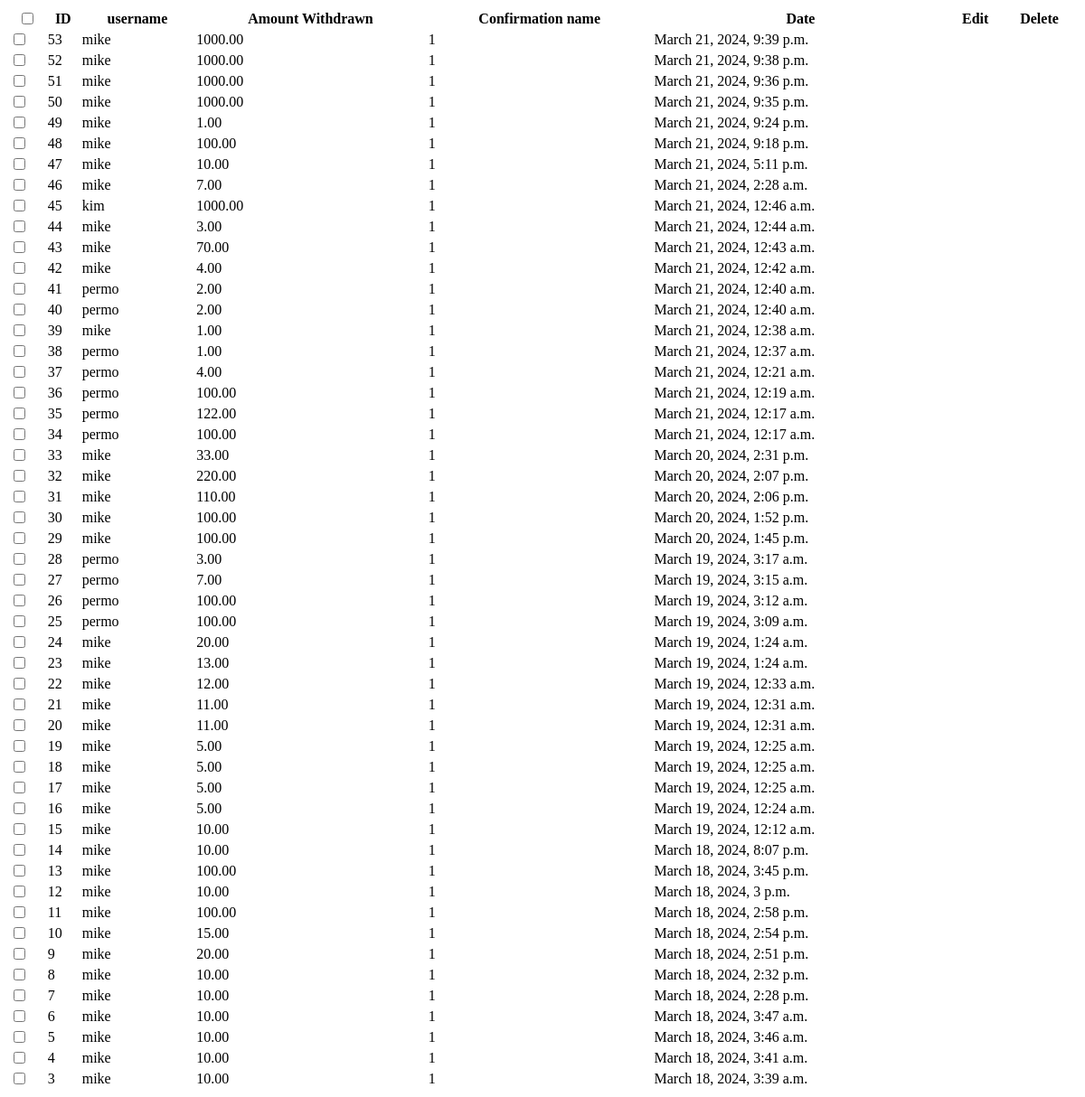
/transactions_history/withdraw_completed/, run on an earlier commit of the app's database.
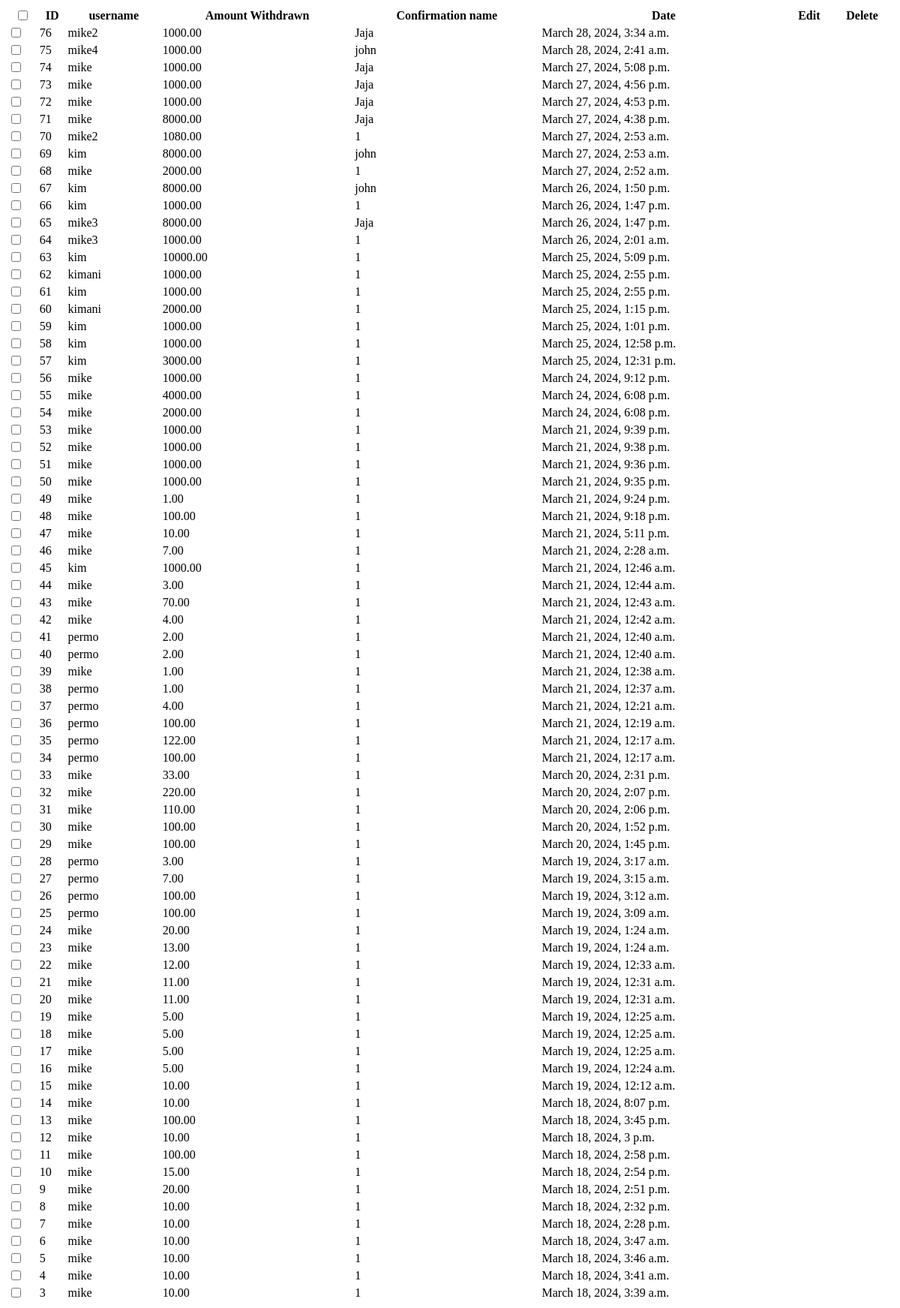
And on a later commit of the database.
### investor/models.py (models this page shows, shortened)
class Withdrawal(models.Model):
    username = models.CharField(max_length=12, null=False, blank=False)
    phone_number = models.IntegerField(null=False, blank=False)
    name = models.CharField(max_length=12, null=False, blank=False)
    withdrawn = models.DecimalField(max_digits=10, decimal_places=2)
    status = models.BooleanField(default=False)
    date = models.DateTimeField(auto_now_add=True)

### investor/views.py (the view)
# urls.py: path('transactions_history/withdraw_completed/', views.withdraw_completed, name='withdraw_completed'),
def withdraw_completed(request):
    withdraw = Withdrawal.objects.all().order_by('-date')
    return render(request, 'transactions/withdraw_completed.html', {'withdraw': withdraw})

### investor/templates/transactions/withdraw_completed.html
<div class="col-md-12">
<div class="table-responsive">
        <table id="bootstrapdatatable" class="table table-striped table-bordered" width="100%">
        <thead>
            <th><input type="checkbox" id="checkall" /></th>
            <th>ID</th>
            <th>username</th>
			<th>Amount Withdrawn</th>
			<th>Confirmation name</th>
			<th>Date</th>
            <th>Edit</th>
            <th>Delete</th>
        </thead>
        <tbody>
        {% for withdraw in withdraw  %}
            <tr>
            <td><input type="checkbox" class="checkthis" /></td>
            <td>{{ withdraw.id }}</td>
            <td>{{ withdraw.username }}</td>
            <td>{{ withdraw.withdrawn }}</td>
			<td>{{ withdraw.name }}</td>
			<td>{{ withdraw.date }}</td>
            </tr>
		{% endfor %}
        </tbody>
        </table>
        </div>

What changed in the data, as far as the page shows it:
added Withdrawal: id "76", username "mike2", withdrawn "1000.00", name "Jaja", date "March 28, 2024, 3:34 a.m."
added Withdrawal: id "75", username "mike4", withdrawn "1000.00", name "john", date "March 28, 2024, 2:41 a.m."
added Withdrawal: id "74", username "mike", withdrawn "1000.00", name "Jaja", date "March 27, 2024, 5:08 p.m."
added Withdrawal: id "73", username "mike", withdrawn "1000.00", name "Jaja", date "March 27, 2024, 4:56 p.m."
added Withdrawal: id "72", username "mike", withdrawn "1000.00", name "Jaja", date "March 27, 2024, 4:53 p.m."
added Withdrawal: id "71", username "mike", withdrawn "8000.00", name "Jaja", date "March 27, 2024, 4:38 p.m."
added Withdrawal: id "70", username "mike2", withdrawn "1080.00", name "1", date "March 27, 2024, 2:53 a.m."
added Withdrawal: id "69", username "kim", withdrawn "8000.00", name "john", date "March 27, 2024, 2:53 a.m."
added Withdrawal: id "68", username "mike", withdrawn "2000.00", name "1", date "March 27, 2024, 2:52 a.m."
added Withdrawal: id "67", username "kim", withdrawn "8000.00", name "john", date "March 26, 2024, 1:50 p.m."
added Withdrawal: id "66", username "kim", withdrawn "1000.00", name "1", date "March 26, 2024, 1:47 p.m."
added Withdrawal: id "65", username "mike3", withdrawn "8000.00", name "Jaja", date "March 26, 2024, 1:47 p.m."
added Withdrawal: id "64", username "mike3", withdrawn "1000.00", name "1", date "March 26, 2024, 2:01 a.m."
added Withdrawal: id "63", username "kim", withdrawn "10000.00", name "1", date "March 25, 2024, 5:09 p.m."
added Withdrawal: id "62", username "kimani", withdrawn "1000.00", name "1", date "March 25, 2024, 2:55 p.m."
added Withdrawal: id "61", username "kim", withdrawn "1000.00", name "1", date "March 25, 2024, 2:55 p.m."
added Withdrawal: id "60", username "kimani", withdrawn "2000.00", name "1", date "March 25, 2024, 1:15 p.m."
added Withdrawal: id "59", username "kim", withdrawn "1000.00", name "1", date "March 25, 2024, 1:01 p.m."
added Withdrawal: id "58", username "kim", withdrawn "1000.00", name "1", date "March 25, 2024, 12:58 p.m."
added Withdrawal: id "57", username "kim", withdrawn "3000.00", name "1", date "March 25, 2024, 12:31 p.m."
added Withdrawal: id "56", username "mike", withdrawn "1000.00", name "1", date "March 24, 2024, 9:12 p.m."
added Withdrawal: id "55", username "mike", withdrawn "4000.00", name "1", date "March 24, 2024, 6:08 p.m."
added Withdrawal: id "54", username "mike", withdrawn "2000.00", name "1", date "March 24, 2024, 6:08 p.m."
